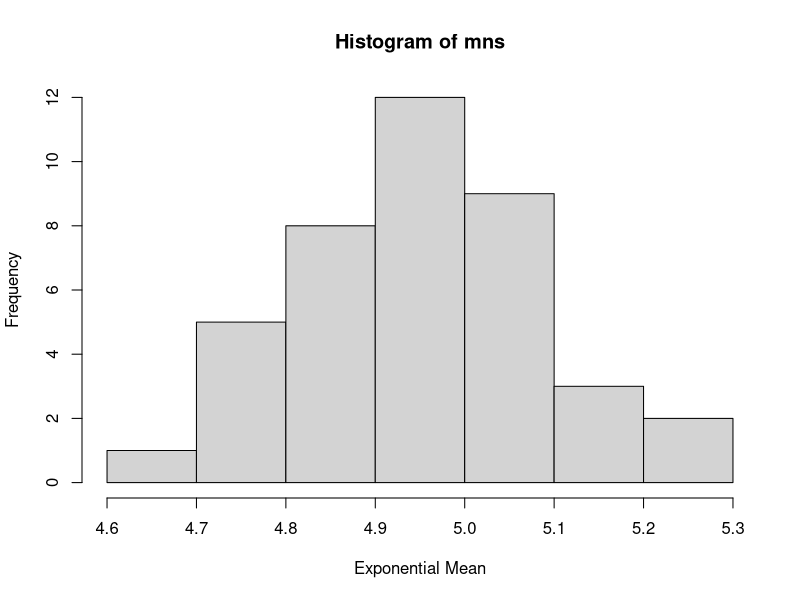

Generate this figure with R:
## ---- chunk 1
knitr::opts_chunk$set(echo = TRUE)
## ---- chunk 2
#The 1000 exponential simulations are run 40 times and the average of the simulatons is calculated.
mns = NULL
for (i in 1 : 40) mns = c(mns, mean(rexp(1000,0.2)))

simulation.mean <- mean(mns)
theoretical.mean <- 1/0.2

simulation.mean
theoretical.mean
#Difference between simulation mean and theoretical mean
#The calculation shows that the simulation mean is very close to the theoretical mean.
simulation.mean - theoretical.mean

#Variance of simulation
#The 1000 exponential simulations are run 40 times and the variance of the simulatons is calculated.
vns = NULL
for (i in 1 : 40) vns = c(vns, var(rexp(1000,0.2)))
simulation.var <- mean(vns)
simulation.var

#Variance of theoretical distribution
theoretical.std <- 1/0.2
theoretical.var <- theoretical.std^2
theoretical.var

#Difference between simulation variance and theoretical variance
#The calculations shows that the simulation variance is very close to the theoretical variance.
simulation.var - theoretical.var


#Distribution of sample mean is approximately normal as the peak of the histogram is aroung the mean and the shape of the graph is bell-shape.
hist(mns,xlab = "Exponential Mean")

